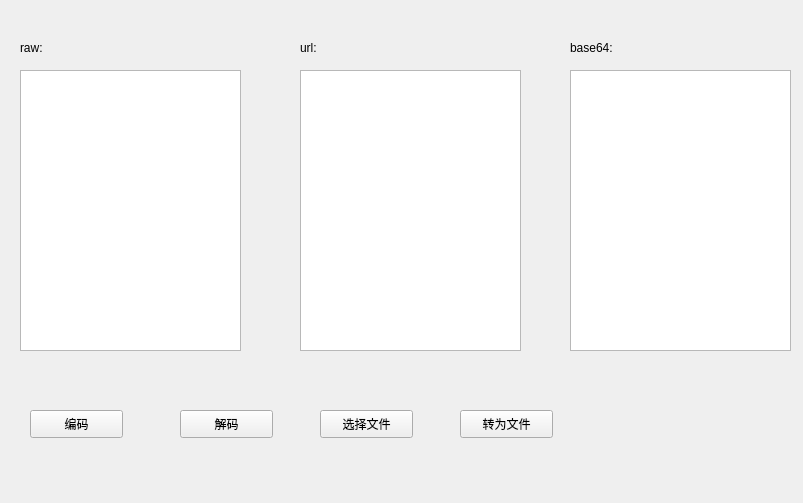
<?xml version="1.0" encoding="UTF-8"?>
<ui version="4.0">
 <class>Widget</class>
 <widget class="QWidget" name="Widget">
  <property name="geometry">
   <rect>
    <x>0</x>
    <y>0</y>
    <width>803</width>
    <height>503</height>
   </rect>
  </property>
  <property name="windowTitle">
   <string>Widget</string>
  </property>
  <widget class="QLabel" name="label">
   <property name="geometry">
    <rect>
     <x>300</x>
     <y>40</y>
     <width>55</width>
     <height>16</height>
    </rect>
   </property>
   <property name="text">
    <string>url:</string>
   </property>
  </widget>
  <widget class="QLabel" name="label_2">
   <property name="geometry">
    <rect>
     <x>570</x>
     <y>40</y>
     <width>55</width>
     <height>16</height>
    </rect>
   </property>
   <property name="text">
    <string>base64:</string>
   </property>
  </widget>
  <widget class="QPushButton" name="encode_button">
   <property name="geometry">
    <rect>
     <x>30</x>
     <y>410</y>
     <width>93</width>
     <height>28</height>
    </rect>
   </property>
   <property name="text">
    <string>编码</string>
   </property>
  </widget>
  <widget class="QPushButton" name="decode_button">
   <property name="geometry">
    <rect>
     <x>180</x>
     <y>410</y>
     <width>93</width>
     <height>28</height>
    </rect>
   </property>
   <property name="text">
    <string>解码</string>
   </property>
  </widget>
  <widget class="QTextEdit" name="url_text">
   <property name="geometry">
    <rect>
     <x>300</x>
     <y>70</y>
     <width>221</width>
     <height>281</height>
    </rect>
   </property>
  </widget>
  <widget class="QTextEdit" name="base64_text">
   <property name="geometry">
    <rect>
     <x>570</x>
     <y>70</y>
     <width>221</width>
     <height>281</height>
    </rect>
   </property>
  </widget>
  <widget class="QLabel" name="label_3">
   <property name="geometry">
    <rect>
     <x>20</x>
     <y>40</y>
     <width>55</width>
     <height>16</height>
    </rect>
   </property>
   <property name="text">
    <string>raw:</string>
   </property>
  </widget>
  <widget class="QTextEdit" name="raw_text">
   <property name="geometry">
    <rect>
     <x>20</x>
     <y>70</y>
     <width>221</width>
     <height>281</height>
    </rect>
   </property>
  </widget>
  <widget class="QPushButton" name="file_encode_button">
   <property name="geometry">
    <rect>
     <x>320</x>
     <y>410</y>
     <width>93</width>
     <height>28</height>
    </rect>
   </property>
   <property name="text">
    <string>选择文件</string>
   </property>
  </widget>
  <widget class="QPushButton" name="to_file_button">
   <property name="geometry">
    <rect>
     <x>460</x>
     <y>410</y>
     <width>93</width>
     <height>28</height>
    </rect>
   </property>
   <property name="text">
    <string>转为文件</string>
   </property>
  </widget>
 </widget>
 <layoutdefault spacing="6" margin="11"/>
 <resources/>
 <connections/>
</ui>
